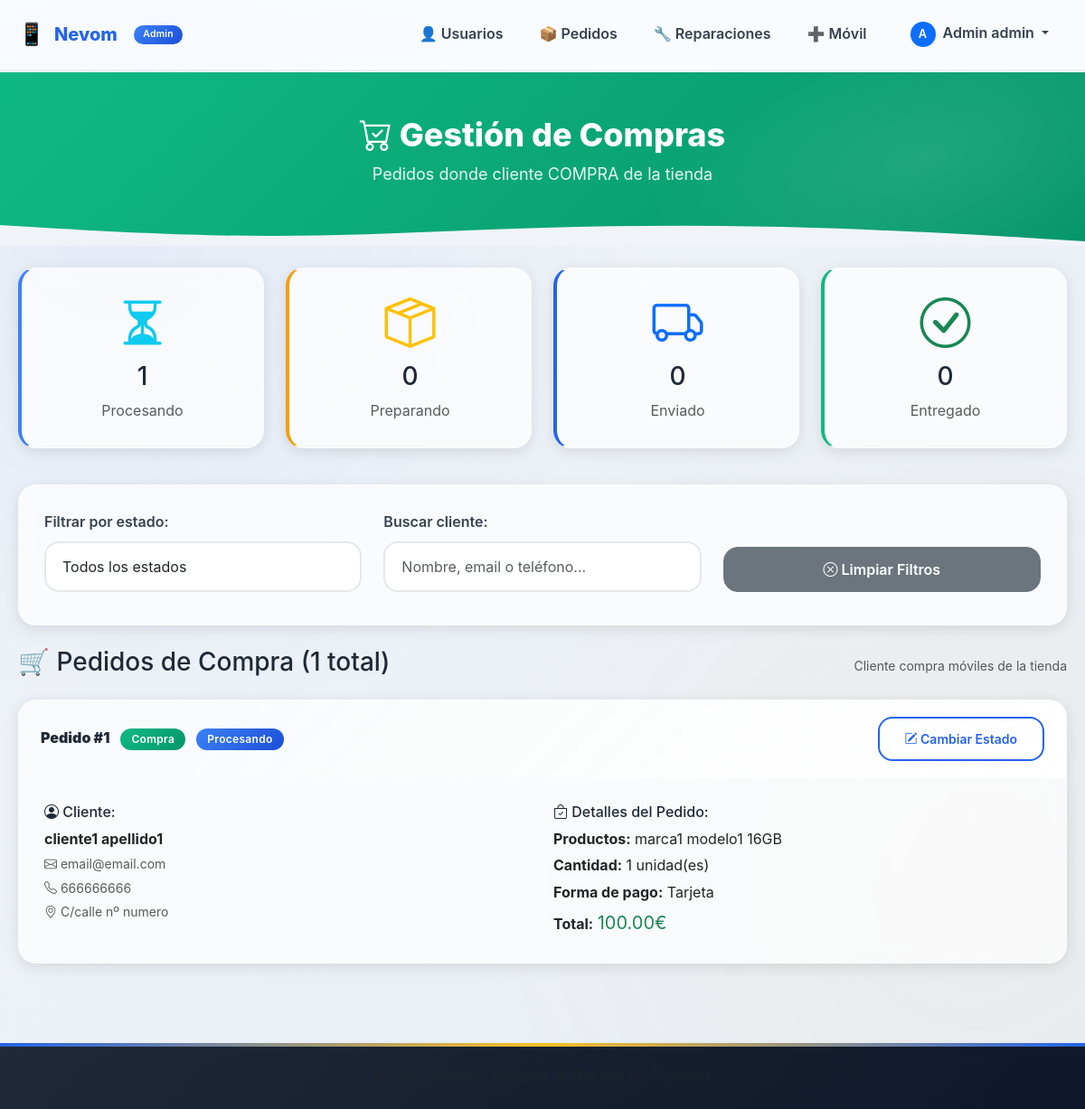
Page /admin/gestionar_compras.php (signed in) on the committed database.
### tables this page shows
CREATE TABLE `pedido` (
  `id` int(11) NOT NULL AUTO_INCREMENT,
  `precioTotal` float NOT NULL,
  `cantidadTotal` float NOT NULL,
  `formaPago` varchar(300) NOT NULL,
  `idVenta` int(11) DEFAULT NULL,
  `idCompra` int(11) DEFAULT NULL,
  `idReparacion` int(11) DEFAULT NULL,
  `idCliente` int(11) NOT NULL,
  `estado` enum('procesando','preparando','enviado','entregado','aprobado','rechazado','pagado') DEFAULT 'procesando',
  PRIMARY KEY (`id`),
  KEY `Pedido_Cliente_FK` (`idCliente`),
  KEY `Pedido_Venta_FK` (`idVenta`),
  KEY `Pedido_Reparacion_FK` (`idReparacion`),
  KEY `Pedido_Compra_FK` (`idCompra`),
  CONSTRAINT `Pedido_Cliente_FK` FOREIGN KEY (`idCliente`) REFERENCES `cliente` (`id`) ON DELETE CASCADE ON UPDATE CASCADE,
  CONSTRAINT `Pedido_Venta_FK` FOREIGN KEY (`idVenta`) REFERENCES `venta` (`id`) ON DELETE CASCADE ON UPDATE CASCADE,
  CONSTRAINT `Pedido_Reparacion_FK` FOREIGN KEY (`idReparacion`) REFERENCES `reparacion` (`id`) ON DELETE CASCADE ON UPDATE CASCADE,
  CONSTRAINT `Pedido_Compra_FK` FOREIGN KEY (`idCompra`) REFERENCES `compra` (`id`) ON DELETE CASCADE ON UPDATE CASCADE
);

CREATE TABLE `cliente` (
  `id` int(11) NOT NULL AUTO_INCREMENT,
  `user_id` int(11) NOT NULL,
  `nombre` varchar(300) NOT NULL,
  `apellidos` varchar(300) NOT NULL,
  `email` varchar(300) NOT NULL,
  `telefono` varchar(100) NOT NULL,
  `direccion` varchar(300) NOT NULL,
  PRIMARY KEY (`id`),
  UNIQUE KEY `email_cliente` (`email`),
  UNIQUE KEY `tlf_cliente` (`telefono`),
  UNIQUE KEY `user_id_unique` (`user_id`),
  KEY `idx_user_id` (`user_id`),
  CONSTRAINT `Cliente_User_FK` FOREIGN KEY (`user_id`) REFERENCES `users` (`id`) ON DELETE CASCADE ON UPDATE CASCADE
);

### admin/gestionar_compras.php (the view, shortened to what this page needs)
<?php
require '../config/conexion.php';
$statsQuery = "SELECT
    COUNT(*) as total,
    SUM(CASE WHEN estado = 'procesando' THEN 1 ELSE 0 END) as procesando,
    SUM(CASE WHEN estado = 'preparando' THEN 1 ELSE 0 END) as preparando,
    SUM(CASE WHEN estado = 'enviado' THEN 1 ELSE 0 END) as enviado,
    SUM(CASE WHEN estado = 'entregado' THEN 1 ELSE 0 END) as entregado
FROM pedido
WHERE idCompra IS NOT NULL";
$statsResult = $conexion->query($statsQuery);
$stats = $statsResult->fetch_assoc();
$pedidosQuery = "SELECT
    p.id,
    p.precioTotal,
    p.cantidadTotal,
    p.formaPago,
    p.estado,
    c.nombre as cliente_nombre,
    c.apellidos as cliente_apellidos,
    c.email as cliente_email,
    c.telefono as cliente_telefono,
    c.direccion as cliente_direccion,
    GROUP_CONCAT(CONCAT(m.marca, ' ', m.modelo, ' ', m.capacidad, 'GB') SEPARATOR ', ') as productos
FROM pedido p
LEFT JOIN cliente c ON p.idCliente = c.id
LEFT JOIN compra co ON p.idCompra = co.id
LEFT JOIN linea_compra lc ON co.idLineaCompra = lc.id
LEFT JOIN movil m ON lc.idMovil = m.id
WHERE p.idCompra IS NOT NULL
GROUP BY p.id
ORDER BY p.id DESC";
$pedidosResult = $conexion->query($pedidosQuery);
?>
<!DOCTYPE html>
<html lang="es">
<head>
    <link href="https://cdn.jsdelivr.net/npm/bootstrap@5.3.3/dist/css/bootstrap.min.css" rel="stylesheet">
    <link href="https://cdn.jsdelivr.net/npm/bootstrap-icons@1.11.3/font/bootstrap-icons.min.css" rel="stylesheet">
    <link href="../assets/css/style.css" rel="stylesheet">
</head>
<body>
    <?php require '../components/navbar.php'; renderNavbar(['type' => 'admin', 'basePath' => '../']); ?>
    <header class="page-header success wave-light">
        <div class="container text-center">
            <h1><i class="bi bi-cart-check"></i> Gestión de Compras</h1>
            <p>Pedidos donde cliente COMPRA de la tienda</p>
        </div>
    </header>
    <div class="container py-4">
        <div class="row mb-4">
            <div class="col-md-3 mb-3">
                <div class="card stat-card procesando">
                    <div class="card-body text-center">
                        <i class="bi bi-hourglass-split display-4 text-info"></i>
                        <h3 class="mt-2"><?= $stats['procesando'] ?? 0 ?></h3>
                        <p class="text-muted mb-0">Procesando</p>
                    </div>
                </div>
            </div>
            <div class="col-md-3 mb-3">
                <div class="card stat-card preparando">
                    <div class="card-body text-center">
                        <i class="bi bi-box-seam display-4 text-warning"></i>
                        <h3 class="mt-2"><?= $stats['preparando'] ?? 0 ?></h3>
                        <p class="text-muted mb-0">Preparando</p>
                    </div>
                </div>
            </div>
            <div class="col-md-3 mb-3">
                <div class="card stat-card enviado">
                    <div class="card-body text-center">
                        <i class="bi bi-truck display-4 text-primary"></i>
                        <h3 class="mt-2"><?= $stats['enviado'] ?? 0 ?></h3>
                        <p class="text-muted mb-0">Enviado</p>
                    </div>
                </div>
            </div>
            <div class="col-md-3 mb-3">
                <div class="card stat-card entregado">
                    <div class="card-body text-center">
                        <i class="bi bi-check-circle display-4 text-success"></i>
                        <h3 class="mt-2"><?= $stats['entregado'] ?? 0 ?></h3>
                        <p class="text-muted mb-0">Entregado</p>
                    </div>
                </div>
            </div>
        </div>
        <div class="card mb-4">
            <div class="card-body">
                <div class="row align-items-end">
                    <div class="col-md-4 mb-2">
                        <label class="form-label">Filtrar por estado:</label>
                        <select class="form-select" id="filtroEstado">
                            <option value="">Todos los estados</option>
                        </select>
                    </div>
                    <div class="col-md-4 mb-2">
                        <label class="form-label">Buscar cliente:</label>
                        <input type="text" class="form-control" id="buscarCliente" placeholder="Nombre, email o teléfono...">
                    </div>
                    <div class="col-md-4 mb-2">
                        <button class="btn btn-secondary w-100" onclick="limpiarFiltros()">
                            <i class="bi bi-x-circle"></i> Limpiar Filtros
                        </button>
                    </div>
                </div>
            </div>
        </div>
        <div class="d-flex justify-content-between align-items-center mb-3">
            <h3>🛒 Pedidos de Compra (<?= $stats['total'] ?? 0 ?> total)</h3>
            <div class="text-muted">
                <small>Cliente compra móviles de la tienda</small>
            </div>
        </div>
        <?php if ($pedidosResult->num_rows === 0): ?>
            <div class="alert alert-info text-center">
                <i class="bi bi-info-circle"></i> No hay pedidos de compra registrados en el sistema.
            </div>
        <?php else: ?>
            <div id="listaPedidos">
                <?php while ($pedido = $pedidosResult->fetch_assoc()): ?>
                    <div class="card pedido-card <?= $pedido['estado'] ?> mb-3"
                        data-estado="<?= $pedido['estado'] ?>"
                        data-cliente="<?= strtolower($pedido['cliente_nombre'] . ' ' . $pedido['cliente_apellidos'] . ' ' . $pedido['cliente_email'] . ' ' . $pedido['cliente_telefono']) ?>">
                        <div class="card-header d-flex justify-content-between align-items-center">
                            <div>
                                <strong>Pedido #<?= $pedido['id'] ?></strong>
                                <span class="badge bg-success ms-2">Compra</span>
                                <span class="badge <?php
                                                    echo match ($pedido['estado']) {
                                                        'procesando' => 'bg-info',
                                                        'preparando' => 'bg-warning text-dark',
                                                        'enviado' => 'bg-primary',
                                                        'entregado' => 'bg-success',
                                                        default => 'bg-secondary'
                                                    };
                                                    ?> ms-2"><?= ucfirst($pedido['estado']) ?></span>
                            </div>
                            <button class="btn btn-sm btn-outline-primary"
                                onclick="mostrarModalEstado(<?= $pedido['id'] ?>, '<?= $pedido['estado'] ?>')">
                                <i class="bi bi-pencil-square"></i> Cambiar Estado
                            </button>
                        </div>
                        <div class="card-body">
                            <div class="row">
                                <div class="col-md-6">
                                    <h6><i class="bi bi-person-circle"></i> Cliente:</h6>
                                    <p class="mb-1"><strong><?= htmlspecialchars($pedido['cliente_nombre'] . ' ' . $pedido['cliente_apellidos']) ?></strong></p>
                                    <p class="mb-1 text-muted small">
                                        <i class="bi bi-envelope"></i> <?= htmlspecialchars($pedido['cliente_email']) ?>
                                    </p>
                                    <p class="mb-1 text-muted small">
                                        <i class="bi bi-telephone"></i> <?= htmlspecialchars($pedido['cliente_telefono']) ?>
                                    </p>
                                    <p class="mb-0 text-muted small">
                                        <i class="bi bi-geo-alt"></i> <?= htmlspecialchars($pedido['cliente_direccion']) ?>
                                    </p>
                                </div>
                                <div class="col-md-6">
                                    <h6><i class="bi bi-bag-check"></i> Detalles del Pedido:</h6>
                                    <p class="mb-1"><strong>Productos:</strong> <?= htmlspecialchars($pedido['productos'] ?? 'N/A') ?></p>
                                    <p class="mb-1"><strong>Cantidad:</strong> <?= $pedido['cantidadTotal'] ?> unidad(es)</p>
                                    <p class="mb-1"><strong>Forma de pago:</strong> <?= ucfirst($pedido['formaPago']) ?></p>
                                    <p class="mb-0"><strong>Total:</strong> <span class="text-success fs-5"><?= number_format($pedido['precioTotal'], 2) ?>€</span></p>
                                </div>
                            </div>
                        </div>
                    </div>
                <?php endwhile; ?>
            </div>
        <?php endif; ?>
    </div>
    <footer class="mt-5 py-4 bg-light">
        <div class="container text-center text-muted">
            <p class="mb-0">&copy; <?= date('Y') ?> Nevom - Sistema de Gestión de Compras</p>
        </div>
    </footer>
</body>
</html>

### rows in the picture
pedido: id "1", estado "Procesando", idCliente.apellidos "cliente1 apellido1", idCliente.email "email@email.com", idCliente.telefono "666666666", idCliente.direccion "C/calle nº numero", productos "marca1 modelo1 16GB", cantidadTotal "1", formaPago "Tarjeta", precioTotal "100.00"

### other values in the picture
substr($userName ?? 'A', 0, 1) "A"
$userName "Admin admin"
$stats['procesando'] "1"
$stats['preparando'] "0"
$stats['enviado'] "0"
$stats['entregado'] "0"
$stats['total'] "1"
